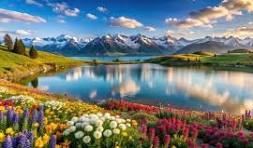
#> input picture src/images/landscape2.jpg, 253 x 148 px
$ python -i filters.py   (imports and definitions only)
#> lines starting #> are read from the running program, lines starting #| are printed output that depends on the picture
from PIL import Image, ImageEnhance, ImageFilter

# [7 lines left out: function apply_grayscale, not called in this run]

def apply_sepia(image):
    """
    Apply a sepia filter to the image.
    :param image: PIL Image object
    :return: Sepia-toned image
    """
    sepia_image = image.convert("RGB")
    pixels = sepia_image.load()

    for y in range(sepia_image.height):
        for x in range(sepia_image.width):
            r, g, b = sepia_image.getpixel((x, y))

            # Sepia transformation
            tr = int(0.393 * r + 0.769 * g + 0.189 * b)
            tg = int(0.349 * r + 0.686 * g + 0.168 * b)
            tb = int(0.272 * r + 0.534 * g + 0.131 * b)

            # Clamp values to 255
            sepia_image.putpixel((x, y), (min(255, tr), min(255, tg), min(255, tb)))

    return sepia_image

# [50 lines left out: functions apply_blur, adjust_brightness, apply_invert, apply_sharpen, apply_edge_detection, apply_emboss, not called in this run]

>>> from PIL import Image
>>> picture = Image.open('images/landscape2.jpg')
#> picture is the input picture: PIL image 253x148 RGB; mean R, G, B 116.6, 122.8, 117.8
>>> result = apply_sepia(picture)
#> after the loop in apply_sepia, `for y in range(sepia_image.height):`:
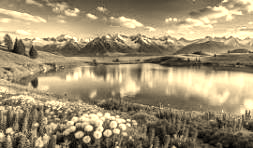
#> sepia_image: PIL image 253x148 RGB; mean R, G, B 159.3, 143.8, 112.2
